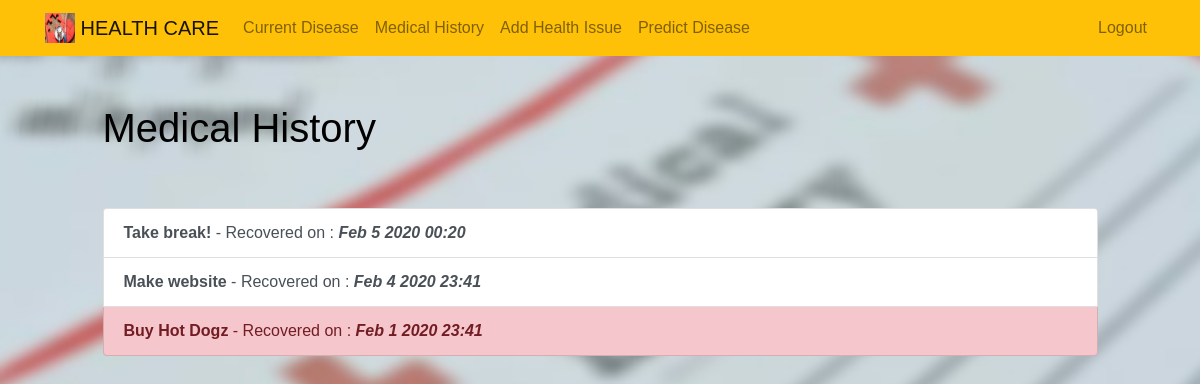
The app's page /completed/ (signed in), older data.
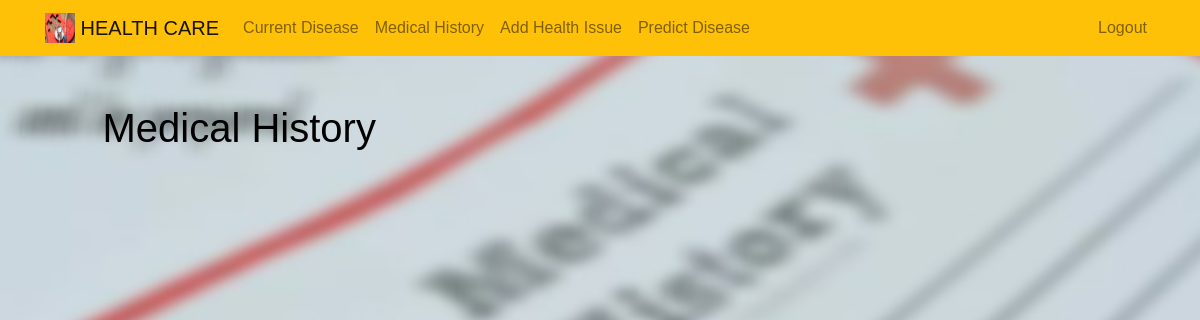
The same page, newer data.
### todo/models.py (models this page shows, shortened)
class Todo(models.Model):
    title = models.CharField(max_length=100)
    memo = models.TextField(blank=True)
    created = models.DateTimeField(auto_now_add=True)
    datecompleted = models.DateTimeField(null=True, blank=True)
    important = models.BooleanField(default=False)
    user = models.ForeignKey(User, on_delete=models.CASCADE)

### todo/views.py (the view)
# urls.py: path('completed/', views.completedtodos, name='completedtodos'),
@login_required
def completedtodos(request):
    todos = Todo.objects.filter(user=request.user, datecompleted__isnull=False).order_by('-datecompleted')
    return render(request, 'todo/completedtodos.html', {'todos':todos})

### todo/templates/todo/completedtodos.html
{% extends "todo/base.html" %}
{% block content %}
    <div class="row justify-content-center mt-5">
        <div class="col-md-10">
            <h1>Medical History</h1>
        </div>
    </div>
    <div class="row justify-content-center mt-5">
        <div class="col-md-10">
            <div class="list-group">
                {% for todo in todos %}
                    <a href="{% url 'viewtodo' todo.id %}" class="list-group-item list-group-item-action{% if todo.important %} list-group-item-danger{% endif %}"><b>{{ todo.title }}</b> - Recovered on : <i><b>{{ todo.datecompleted|date:'M j Y H:i' }} </i></b></a>
                {% endfor %}
            </div>
        </div>
    </div>
{% endblock %}

### todo/templates/todo/base.html (shortened to what this page needs)
{% load static %}
<!doctype html>
<html lang="en">
<head>
    <link rel="stylesheet" type="text/css" href="{% static 'todo/style.css' %}">
    <link rel="stylesheet" href="https://cdn.jsdelivr.net/npm/bootstrap@4.5.3/dist/css/bootstrap.min.css">
</head>
<body>
<nav class="navbar navbar-expand-md navbar-light bg-warning">
<div class="container">
    <a class="navbar-brand" href="{% url 'home' %}">
         <img src="{% static 'todo/logo.png' %}" width="30" height="30" class="d-inline-block align-top">
        <span>HEALTH CARE</span>
    </a>
    <div class="collapse navbar-collapse" id="navbarNav">
    {% if user.is_authenticated %}
        <ul class="navbar-nav mr-auto">
                <li class="nav-item {{ current }}">
                    <a class="nav-link" href="{% url 'currenttodos' %}">Current Disease</a>
                </li>
                <li class="nav-item {{ completed }}">
                    <a class="nav-link" href="{% url 'completedtodos' %}">Medical History</a>
                </li>
                <li class="nav-item {{ create }}">
                    <a class="nav-link" href="{% url 'createtodo' %}">Add Health Issue</a>
                </li>
                <li class="nav-item {{ create }}">
                    <a class="nav-link" href="{% url 'predict_disease' %}">Predict Disease</a>
                </li>
        </ul>
    {% endif %}
    <ul class="navbar-nav ml-auto">
            {% if user.is_authenticated %}
                <li class="nav-item">
                    <a href="#" onclick="$('#signOutBtn').click()" class="nav-link">Logout</a>
                </li>
            {% endif %}
        </ul>
    </div>
</div>
</nav>
<div>
{% block content %}{% endblock %}
</div>
</body>
</html>

### todo/static/todo/style.css (style rules this page uses)
body { background: url("BG2.jpg") no-repeat center center fixed; -webkit-background-size: cover; -moz-background-size: cover; -o-background-size: cover; background-size: cover; font-size: 1em !important; color: #000 !important; font-family: Arial !important; }

Row changes from the older to the newer data that the page shows:
removed Todo: title "Take break!", datecompleted "Feb 5 2020 00:20"
removed Todo: title "Make website", datecompleted "Feb 4 2020 23:41"
removed Todo: title "Buy Hot Dogz", datecompleted "Feb 1 2020 23:41", important True (drawn)
